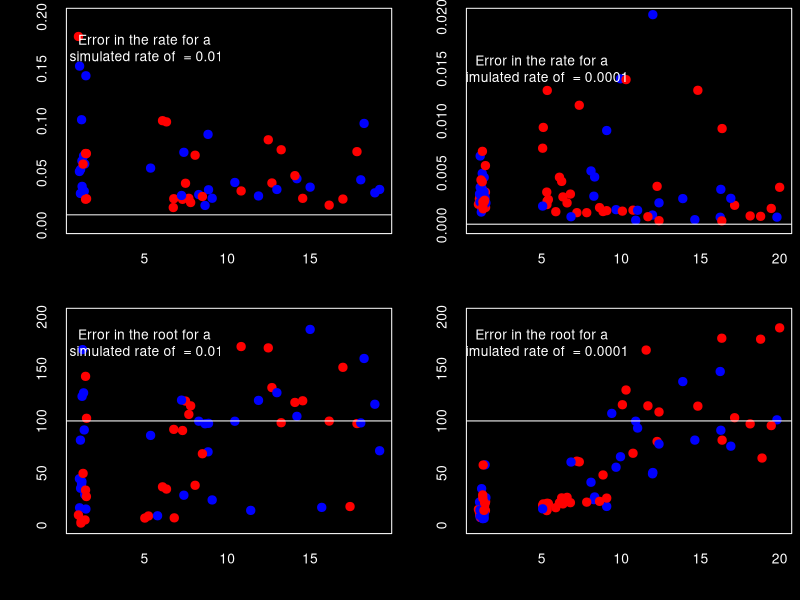

Source code (R): (Note: this script raises an error after producing the figure.)


dat <- read.table('comp_II_III.txt', as.is = T)

colnames(dat) <- c("run.name","cal.time","mean.rate","sd.rate","slope","r.sq","real_ucld","real_low_ucld","real_high_ucld","real_root","real_low_root","real_high_root","r1_ucld","r1_low_ucld","r1_high_ucld","r1_root","r1_low_root","r1_high_root","r2_ucld","r2_low_ucld","r2_high_ucld","r2_root","r2_low_root","r2_high_root","r3_ucld","r3_low_ucld","r3_high_ucld","r3_root","r3_low_root","r3_high_root")

median_rate <- vector()
median_root <- vector()

pass_cr1 <- vector()
pass_cr2 <- vector()
pass_cr3 <- vector()
rate_in <- vector()

dat$mean.rate <- dat$mean.rate 
for(i in 1:nrow(dat)){

      low_rates <- min(unlist(c(dat[i, grep('r._low_ucld', colnames(dat))])))
      high_rates <- max(unlist(c(dat[i, grep('r._high_ucld', colnames(dat))])))
      
      median_rate[i] <- dat$real_low_ucld[i] + (dat$real_high_ucld[i] - dat$real_low_ucld[i] )
      median_root[i] <- dat$real_low_root[i] + (dat$real_high_root[i] - dat$real_low_root[i] )

      pass_cr1[i] <- (dat$real_ucld[i] > high_rates) || (dat$real_ucld[i] < low_rates)
      pass_cr2[i] <- (median_rate[i] > high_rates) || (median_rate[i] < low_rates)
      pass_cr3[i] <- all(c(dat$real_low_ucld , dat$real_high_ucld) > high_rates) || all(c(dat$real_high_ucld, dat$real_low_ucld)  < low_rates)

      rate_in[i] <- (dat$mean.rate[i] <= dat$real_high_ucld[i]) && (dat$mean.rate[i] >= dat$real_low_ucld[i])

}

# chek standardising
rate_dif <- (dat$real_ucld )#- dat$mean.rate) / dat$mean.rate
root_dif <- (median_root )#- 100) / 100

dat <- cbind(dat, median_rate, rate_dif, median_root, root_dif, pass_cr1, pass_cr2, rate_in)

dat <- dat[-(which(dat$median_rate > 1)), ]

par(bg = 'black')
par(col = 'white')
par(col.axis = 'white')
par(col.lab = 'white')

par(mfrow = c(2, 2))
par(mar = c(4, 4, 0.5, 0.5))

if(F){

cal_time_factor <- as.numeric(cut(dat$cal.time, 3))

plot(jitter(cal_time_factor)[dat$mean.rate == 0.01], dat$rate_dif[dat$mean.rate == 0.01], ylim = c(-20, 60), col = c('blue', 'red')[as.numeric(dat$pass_cr2) + 1], ylab = '', xlab = '', xaxt = 'n', pch = 20, cex = 2)
lines(x = c(-1, 80), y = c(0, 0))
text(x = 1, y = 60, labels = 'rate = 0.01', col = 'white')

plot(jitter(cal_time_factor)[dat$mean.rate == 0.01], dat$root_dif[dat$mean.rate == 0.01], ylim = c(-2, 2), col = c('blue', 'red')[as.numeric(dat$pass_cr2) + 1], ylab = '', xlab = '', xaxt = 'n', pch = 20, cex = 2)
lines(x = c(-1, 80), y = c(0, 0))

plot(jitter(cal_time_factor)[dat$mean.rate == 0.0001], dat$rate_dif[dat$mean.rate == 0.0001], ylim = c(-20, 60), col = c('blue', 'red')[as.numeric(dat$pass_cr2) + 1], ylab = 'Error in rate', xlab = 'Calibration time', xaxt = 'n', pch = 20, cex = 2)
lines(x = c(-1, 80), y = c(0, 0))
axis(1, at = c(1, 2, 3), labels = c(expression(italic(t)<10), expression(paste('10 < ', italic(t), ' > 15')), expression(italic(t)>15)), col = 'white')
text(x = 1, y = 60, labels = 'rate = 0.0001')

plot(jitter(cal_time_factor)[dat$mean.rate == 0.0001], dat$root_dif[dat$mean.rate == 0.0001], ylim = c(-2, 2), col = c('blue', 'red')[as.numeric(dat$pass_cr2)+1], ylab = 'Error in root', xlab = 'Calibration time', xaxt = 'n', pch = 20, cex = 2)
lines(x = c(-1, 80), y = c(0, 0))
axis(1, at = c(1, 2, 3), labels = c(expression(italic(t)<10), expression(paste('10 < ', italic(t), ' > 15')), expression(italic(t)>15)), col = 'white')

# ! Increase randomisations to 5. increase calibration depth to between 20, 39
stop('Completed plots')


}


# PLOTS FOR ERROR IN THE RATE AND THE ROOT AS A FUNCTION OF THE CALIBRATION TIME
if(T){
plot(dat$cal.time[dat$mean.rate == 0.01], dat$rate_dif[dat$mean.rate == 0.01], ylim = c(0, 0.2), col = c('blue', 'red')[as.numeric(dat$pass_cr2) + 1], ylab = '', xlab = '', pch = 20, cex = 2)
lines(x = c(-1, 80), y = c(0.01, 0.01))
text(x = 5, y = 0.17, labels = 'Error in the rate for a\n simulated rate of  = 0.01', col = 'white')

plot(dat$cal.time[dat$mean.rate == 0.0001], dat$rate_dif[dat$mean.rate == 0.0001], ylim = c(0, 0.02), col = c('blue', 'red')[as.numeric(dat$pass_cr2) + 1], ylab = '', xlab = '', pch = 20, cex = 2)
lines(x = c(-1, 80), y = c(0.0001, 0.0001))
text(x = 5, y = 0.015, labels = 'Error in the rate for a\n simulated rate of  = 0.0001', col = 'white')

plot(dat$cal.time[dat$mean.rate == 0.01], dat$root_dif[dat$mean.rate == 0.01], ylim = c(0, 200), col = c('blue', 'red')[as.numeric(dat$pass_cr2) + 1], ylab = '', xlab = '', pch = 20, cex = 2)
lines(x = c(-1, 80), y = c(100, 100))
text(x = 5, y = 175, labels = 'Error in the root for a\n simulated rate of  = 0.01', col = 'white')

plot(dat$cal.time[dat$mean.rate == 0.0001], dat$root_dif[dat$mean.rate == 0.0001], ylim = c(0, 200), col = c('blue', 'red')[as.numeric(dat$pass_cr2) + 1], ylab = '', xlab = '', pch = 20, cex = 2)
lines(x = c(-1, 80), y = c(100, 100))
text(x = 5, y = 175, labels = 'Error in the root for a\n simulated rate of  = 0.0001', col = 'white')

stop('wow')
}

plot(jitter(cal_time_factor)[dat$mean.rate == 0.01], dat$root_dif[dat$mean.rate == 0.01], ylim = c(-2, 2), col = c('blue', 'red')[as.numeric(dat$pass_cr2) + 1], ylab = '', xlab = '', xaxt = 'n', pch = 20, cex = 2)
lines(x = c(-1, 80), y = c(0, 0))

plot(jitter(cal_time_factor)[dat$mean.rate == 0.0001], dat$rate_dif[dat$mean.rate == 0.0001], ylim = c(-20, 60), col = c('blue', 'red')[as.numeric(dat$pass_cr2) + 1], ylab = 'Error in rate', xlab = 'Calibration time', xaxt = 'n', pch = 20, cex = 2)
lines(x = c(-1, 80), y = c(0, 0))
axis(1, at = c(1, 2, 3), labels = c(expression(italic(t)<10), expression(paste('10 < ', italic(t), ' > 15')), expression(italic(t)>15)), col = 'white')
text(x = 1, y = 60, labels = 'rate = 0.0001')

plot(jitter(cal_time_factor)[dat$mean.rate == 0.0001], dat$root_dif[dat$mean.rate == 0.0001], ylim = c(-2, 2), col = c('blue', 'red')[as.numeric(dat$pass_cr2)+1], ylab = 'Error in root', xlab = 'Calibration time', xaxt = 'n', pch = 20, cex = 2)
lines(x = c(-1, 80), y = c(0, 0))
axis(1, at = c(1, 2, 3), labels = c(expression(italic(t)<10), expression(paste('10 < ', italic(t), ' > 15')), expression(italic(t)>15)), col = 'white')

# ! Increase randomisations to 5. increase calibration depth to between 20, 39
stop('Completed plots')












